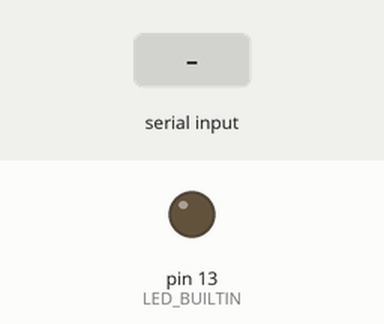
Recording of a sketch running on a simulated Arduino Uno, built with avr-gcc and run on an emulated ATmega328P. Parts: output pins drawn as LEDs (lit = HIGH). The test bench sets the inputs (shaded band). What the sketch prints to the serial monitor is not drawn.

Above: at 0.01 s.
At 1.2 s:
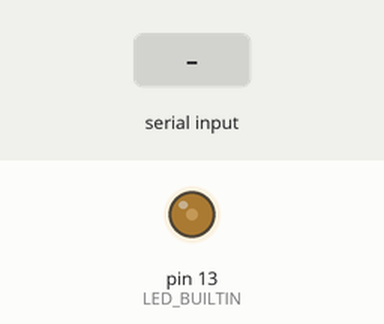
1.3 s: "90,45\n" received over Serial
Timing chart, 0 to 4.3 s (numbered marks = the images above; inputs shaded):
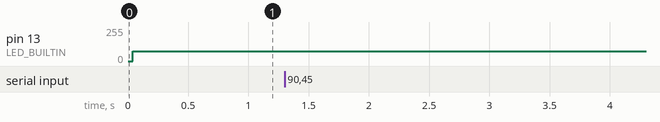

Measured:
- after the input at 1.3 s, every drawn part: stays the same

The sketch:

negative-serial.ino
```cpp
/**
 * Receive blink rate from the serial
 */

int blink_rate = 0;

int value;
int sign = 1;

void setup() {
  // put your setup code here, to run once:
  Serial.begin(115200);
  pinMode(LED_BUILTIN, OUTPUT);

}

void loop() {

  if(Serial.available()) {
    char ch = Serial.read();
    if( ch >= '0' && ch <= '9') {
      /* digit between 0 and 9 */
      value = (value * 10) + (ch - '0'); // accumulate the value

    } else if(ch == '-') {
      sign = -1;
    }else { // any other char not a digit or minus sign
      value = sign * value;
      Serial.println(value);
      value = 0;
      sign = 1;
    }
  }

  blink();

}

void blink() {
  digitalWrite(LED_BUILTIN, HIGH);
  delay(blink_rate);
  digitalWrite(LED_BUILTIN, LOW);
  delay(blink_rate);

}
```
